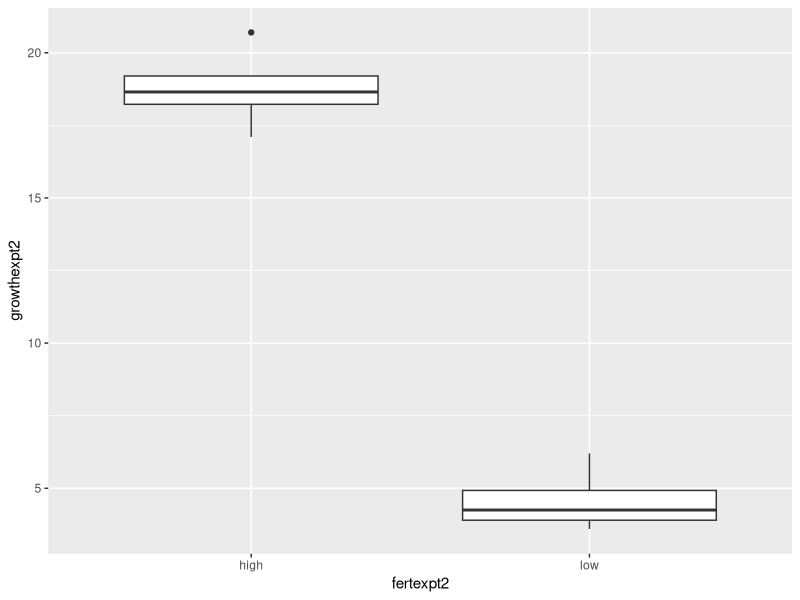
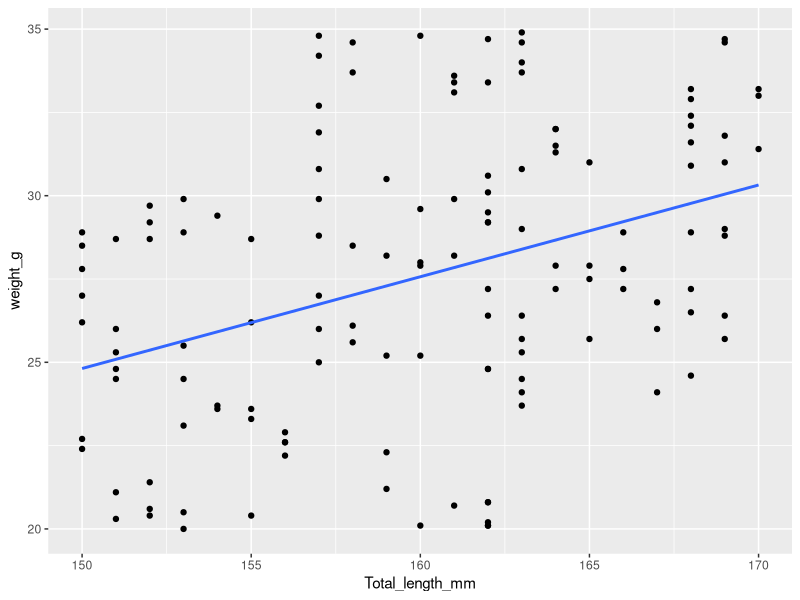

Here is the R script that generated these plots, in order:
# packages
library(tidyverse)

# read
fertilized_block <- read_csv(file = 'data_raw/AnovaFertGrazeBlock2.csv')
  head(fertilized_block)
  fertilized_block$block
  fertilized_block$fertexpt1
  str(fertilized_block)
  
  # convert to factor
  fertilized_block$fertexpt1<-as.factor(fertilized_block$fertexpt1)
  fertilized_block$fertexpt2<-as.factor(fertilized_block$fertexpt2)
  fertilized_block$grazing<-as.factor(fertilized_block$grazing)
  fertilized_block$block<-as.factor(fertilized_block$block)

# analysis
  # q1
  porcupine <- c(108, 111, 114, 115, 116, 118, 123)
  mean (porcupine) > median (porcupine)
  median(porcupine) > mean (porcupine)
  mean (porcupine) == median (porcupine) # 115
  
  # q2
  var(porcupine) # 23.33333
  sd(porcupine) # 4.830459
  sqrt(var(porcupine)) # 4.830459
  
  # q3
  purple <- 120:160
  (sd(purple))/mean(purple)*100 # cv = 8.556535
  
  # q4
  quantile(purple) # median 140, interquartile 130 to 150
  150 - 130 # 20
  
  # q5
  
  # q6
  summary(fertilized_block$fertexpt1)
  summary(fertilized_block$fertexpt2)
  summary(fertilized_block$growthexpt1) # mean 7.037
  summary(fertilized_block$growthexpt2) # mean 11.675
  summary (fertilized_block)
  
  # q7
  fertilized_block$total_growth <- 
    fertilized_block$growthexpt1 + fertilized_block$growthexpt2
  fertilized_block$total_fert <-
    fertilized_block$fertexpt1 + fertilized_block$fertexpt2
  # ‘+’ not meaningful for factors
  
  # q8
  ggplot(data = fertilized_block, 
         aes(x = fertexpt2, 
             y = growthexpt2)) + 
  geom_boxplot()
  
  # q9
  bumpus <- read_csv(file = 'data_raw/bumpus2-1.csv')
  str(bumpus)
  head(bumpus)
  ggplot(data = bumpus,
         aes(x = Total_length_mm,
             y = weight_g)) +
    geom_point() +
    geom_smooth(method = lm, 
                se = FALSE)
# write output
